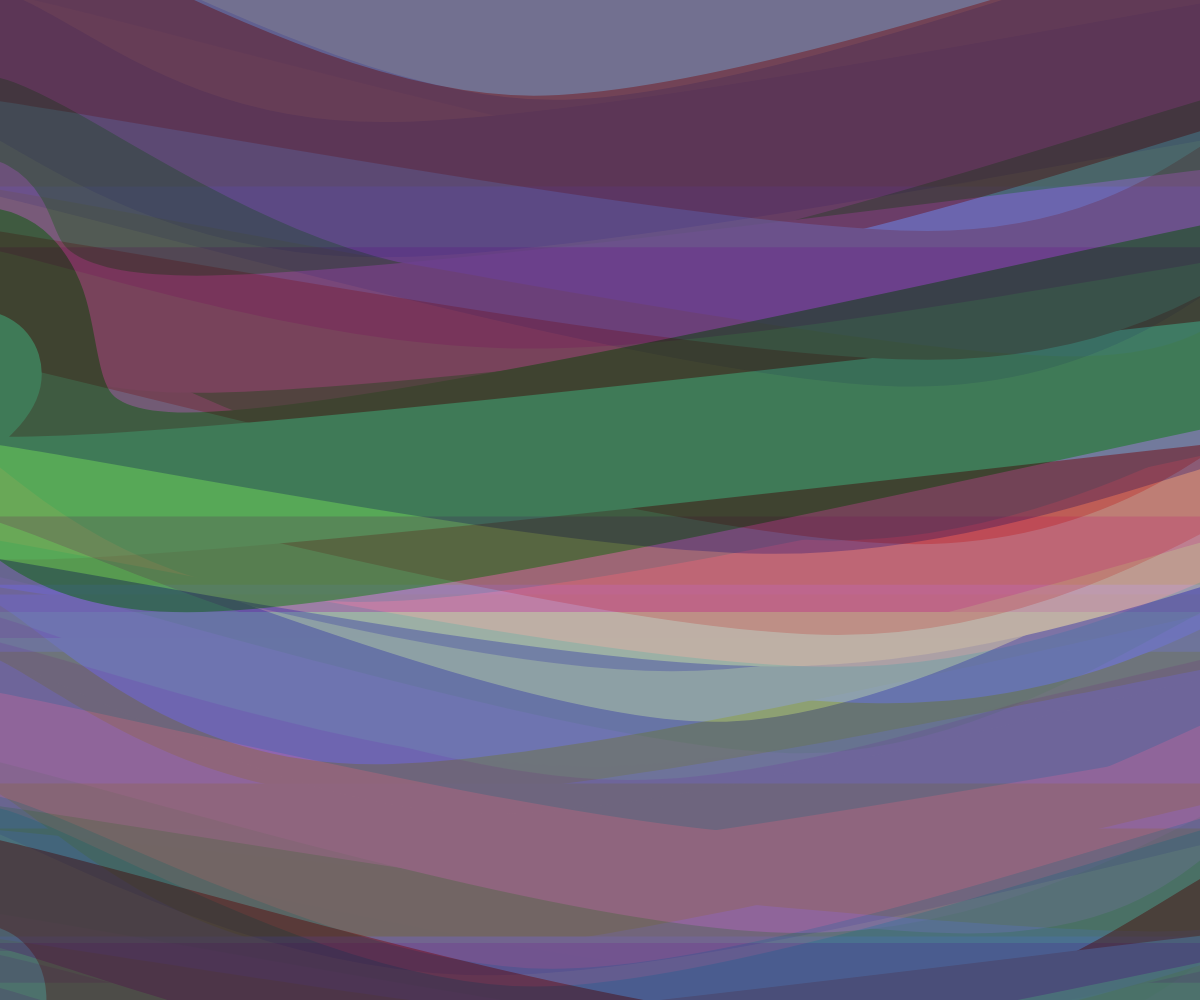
Frame 1 (no input)
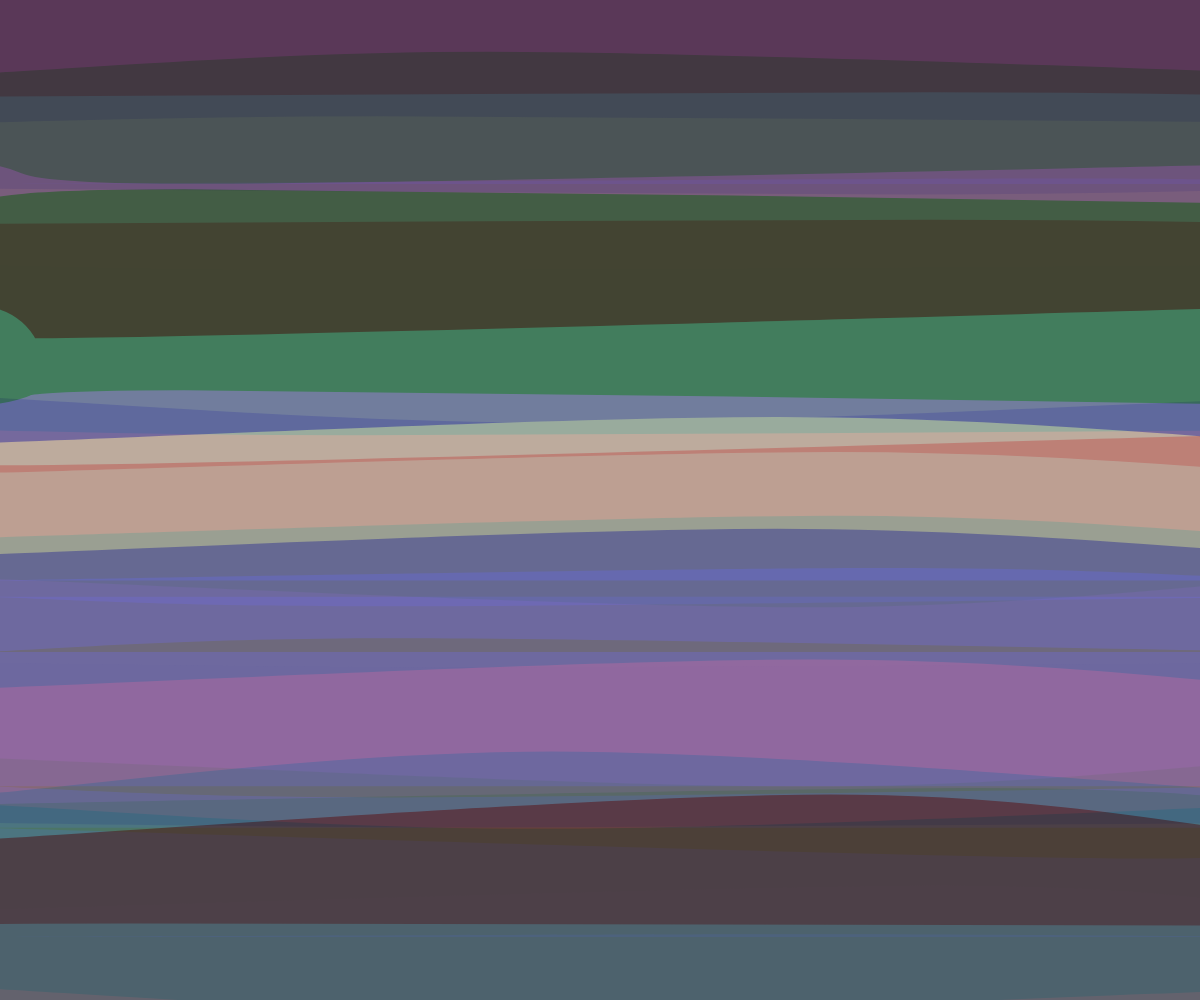
Frame 60 (no input)
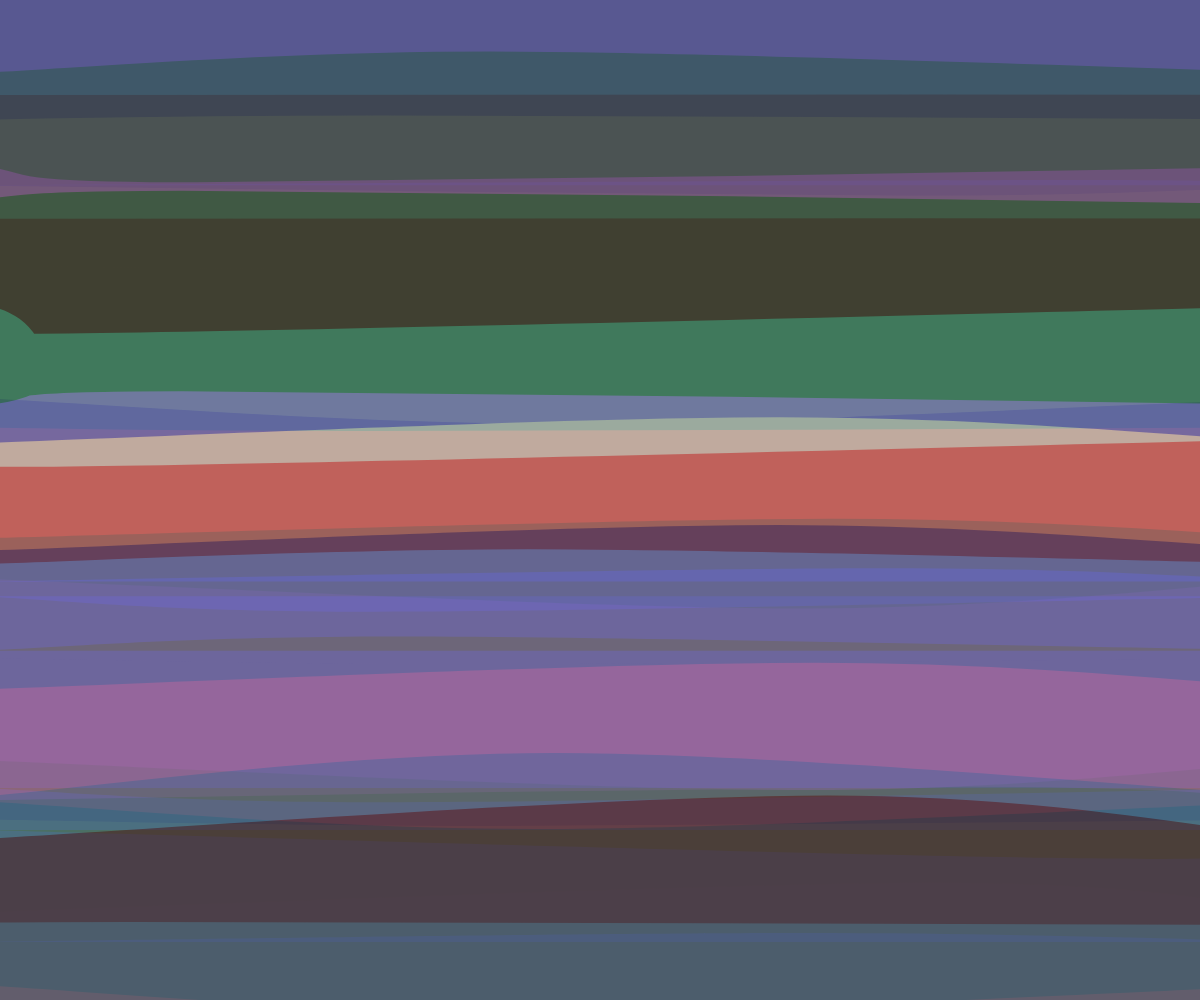
Frame 120 (the mouse pressed at the canvas centre since frame 60)

The p5.js sketch that drew these frames (run headless with seeded random() and noise() and a simulated clock; from frame 60 on, the mouse is pressed at the canvas centre):

// p5.js sketch
// ── sketch.js
let bst = [], bxbeg = [], bybeg = [], bxmid = [], bymid = [], bxend = [], byend = [], gst = [], gxbeg = [], gybeg = [], gxmid = [], gymid = [], gxend = [], gyend = [], rst = [], rxbeg = [], rybeg = [], rxmid = [], rymid = [], rxend = [], ryend = [], cst = [], cxbeg = [], cybeg = [], cxmid = [], cymid = [], cxend = [], cyend = [], yst = [], yxbeg = [], yybeg = [], yxmid = [], yymid = [], yxend = [], yyend = [], mst = [], mxbeg = [], mybeg = [], mxmid = [], mymid = [], mxend = [], myend = [], alpha = [];

var num, flux, bend;

function setup() {
createCanvas(windowWidth, windowHeight);
  num = int(random(width/200,width/150));
  flux = 0.5
  bend = random(num/3, num);
 cset();
  mset();
  yset();
  bset();
  gset();
  rset();
  print(bend);
}

function draw() {
background(255);

  mage();
   blendMode(MULTIPLY);
  cya();
  yell();
  blu();
  blendMode(MULTIPLY);
  gre();
  re();
blendMode(BLEND);
  

 
}

function gset(){

  ggraphics = createGraphics(windowWidth, windowHeight);
   ggraphics.blendMode(BLEND);
  jita = flux;
   jit = random(100);
  for (i = 0; i<num; i++){
  gst[i] = random((height/10), (height/10)+100);
         gxbeg[i] = -20
  gybeg[i] = random(height);
  gxmid[i] = random(width);
  gymid[i] = gybeg[i] + random(-num,num)+gst[i];
  gxend[i] = width+100;
gyend[i] = gybeg[i]+random(-50,50);
  }

  range = 120;
  
j =0;
  
  for (i = 0; i<60; i++){
    alpha[i] = random(range, 255);
  }


}

function rset(){

   rgraphics = createGraphics(windowWidth, windowHeight);
   rgraphics.blendMode(BLEND);
  jita = flux;
   jit = random(10);
  for (i = 0; i<num; i++){
  rst[i] = random((height/10), (height/10)+100);
         rxbeg[i] = -20
  rybeg[i] = random(height);
  rxmid[i] = random(width);
  rymid[i] = rybeg[i] + random(-num,num)+rst[i];
  rxend[i] = width+100;
ryend[i] = height/2+random(-50,50);
  }

  range = 120;
  
j =0;
  
  for (i = 0; i<60; i++){
    alpha[i] = random(range, 255);
  }


}

function mset(){

  
   mgraphics = createGraphics(windowWidth, windowHeight);
   mgraphics.blendMode(BLEND);
  jita = flux;
   jit = random(100);
  for (i = 0; i<num; i++){
    
    //mst = stroke for magenta
  mst[i] = random((height/10), (height/10)+100);
         mxbeg[i] = -20
  mybeg[i] = random(height);
  mxmid[i] = width/2+random(-jit,jit);
  mymid[i] = mybeg[i] + random(-num,num)+mst[i];
  mxend[i] = width+100;
myend[i] = mybeg[i]+random(-50,50);;
  }

  range = 120;
  
j =0;
  
  for (i = 0; i<60; i++){
    alpha[i] = random(range, 255);
  }

}

function bset(){

  bgraphics = createGraphics(windowWidth, windowHeight);
   bgraphics.blendMode(BLEND);
  jita = flux;
   jit = random(10);
  for (i = 0; i<num; i++){
  bst[i] = random((height/10), (height/10)+100);
         bxbeg[i] = -20
  bybeg[i] = random(height);
  bxmid[i] = random(width);
  bymid[i] = bybeg[i] + random(-num,num)+bst[i];
  bxend[i] = width+100;
byend[i] = bybeg[i]+random(-50,50);
  }

  range = 120;
  
j =0;
  
  for (i = 0; i<60; i++){
    alpha[i] = random(range, 255);
  }

}


function yset(){

  
   ygraphics = createGraphics(windowWidth, windowHeight);
   ygraphics.blendMode(BLEND);
  jita = flux;
   jit = random(10);
  for (i = 0; i<num; i++){
  yst[i] = random((height/10), (height/10)+100);
         yxbeg[i] = -20
  yybeg[i] = random(height);
  yxmid[i] = random(width);
  yymid[i] = yybeg[i] + random(-num,num)+yst[i];
  yxend[i] = width+100;
yyend[i] = yybeg[i]+random(-50,50);;
  }

  range = 120;
  
j =0;
  
  for (i = 0; i<60; i++){
    alpha[i] = random(range, 255);
  }

}


function cset(){
  
   cgraphics = createGraphics(windowWidth, windowHeight);
   cgraphics.blendMode(BLEND);
  jita = flux;
   jit = random(10);
  for (i = 0; i<num; i++){
  cst[i] = random((height/10), (height/10)+100);
         cxbeg[i] = -20
  cybeg[i] = random(height);
  cxmid[i] = random(width);
  cymid[i] = cybeg[i] + random(-num,num)+cst[i];
  cxend[i] = width+100;
cyend[i] = cybeg[i]+random(-50,50);
  }

  range = 120;
  
j =0;
  
  for (i = 0; i<60; i++){
    alpha[i] = random(range, 255);
  }


}

function cya(){
    jita = flux;
  //frameRate(1);
    cgraphics.blendMode(BLEND);

// wig1();
// wig2();
 // wig3();

  
  for (i = 30; i<40; i++){
d = alpha[i];    
       alpha[i] += random(-jita,jita);
     if (alpha[i] <= 5 || alpha [i] >= 255){
      alpha[i] = random(range, 255);
    }
  }
  cgraphics.fill(alpha[30], 255, 255);
  cgraphics.noStroke();
 cgraphics.rect(-100, -100, width * 2, height * 2);
cgraphics.noFill();

   for (i=0; i<num; i++){
cst[i] += random(-jita,jita);
   if (cst[i] <= 5 || cst[i] >= height/2){
    cst[i] = height/10;
   }
      cgraphics.stroke(alpha[i+31], 255, 255);
   cgraphics.strokeWeight(cst[i]);
 cgraphics.beginShape();
 cgraphics.curveVertex(cxbeg[i], cybeg[i]);
 cgraphics.curveVertex(cxbeg[i], cybeg[i]);
 cgraphics.curveVertex(cxmid[i], cymid[i]);
   cgraphics.curveVertex(cxend[i], cybeg[i]);
    cgraphics.curveVertex(cxend[i], cybeg[i]);
   cgraphics.endShape();
  }
   
     j++
  j = 0;
   image(cgraphics, 0,0,width,height);
     
     for (i=0; i<num; i++){
       
       cybeg[i] += random(-jita,jita);
  cymid[i] += random(-jita,jita);
 cxmid[i] += random(-jita,jita);
  cyend[i] += random(-jita,jita);
  
   if (cybeg[i] <= 0 || cybeg[i] >= height){
    cybeg[i] = height/2+random(-50,50);
  }
  
 if (cymid[i] <= 0 || cymid[i] >= height|| cymid[i] <= cybeg[i] - (cst[i]/bend) || cymid[i] >= cybeg[i] + (cst[i])/bend){
    cymid[i] = cybeg[i] + random(-cst[i]/bend,cst[i]/bend);
  }
  
   if (cxmid[i] <= 0 || cxmid[i] >= width){
    cxmid[i] = width/2+random(-50,50);
  }
  if (cyend[i] <= 0 || cyend[i] >= width){
    cyend[i] = height/2+random(-50,50);
  }
     }
}

function gre(){
   jita = flux;
  //frameRate(1);
    ggraphics.blendMode(BLEND);

// wig1();
// wig2();
 // wig3();

  
  for (i = 10; i<20; i++){
d = alpha[i];    
       alpha[i] += random(-jita,jita);
     if (alpha[i] <= 5 || alpha [i] >= 255){
      alpha[i] = random(range, 255);
    }
  }
  ggraphics.fill(alpha[10], 255, alpha[10]);
  ggraphics.noStroke();
 ggraphics.rect(-100, -100, width * 2, height * 2);
ggraphics.noFill();

   for (i=0; i<num; i++){
gst[i] += random(-jita,jita);
   if (gst[i] <= 5 || gst[i] >= height/2){
    gst[i] = height/10;
   }
      ggraphics.stroke(alpha[i+11], 255, alpha[i+11]);
   ggraphics.strokeWeight(gst[i]);
 ggraphics.beginShape();
 ggraphics.curveVertex(gxbeg[i], gybeg[i]);
 ggraphics.curveVertex(gxbeg[i], gybeg[i]);
 ggraphics.curveVertex(gxmid[i], gymid[i]);
   ggraphics.curveVertex(gxend[i], gybeg[i]);
    ggraphics.curveVertex(gxend[i], gybeg[i]);
   ggraphics.endShape();
     
     gybeg[i] += random(-jita,jita);
  gymid[i] += random(-jita,jita);
 gxmid[i] += random(-jita,jita);
  gyend[i] += random(-jita,jita);
  
   if (gybeg[i] <= 0 || gybeg[i] >= height){
    gybeg[i] = height/2+random(-50,50);
  }
  
 if (gymid[i] <= 0 || gymid[i] >= height|| gymid[i] <= gybeg[i] - (gst[i]/bend) || gymid[i] >= gybeg[i] + (gst[i])/bend){
    gymid[i] = gybeg[i] + random(-gst[i]/bend, gst[i]/bend);
  }
  
   if (gxmid[i] <= 0 || gxmid[i] >= width){
    gxmid[i] = width/2+random(-50,50);
  }
  if (gyend[i] <= 0 || gyend[i] >= width){
    gyend[i] = height/2+random(-50,50);
  }
     
     
  }
   
     j++
  j = 0;
   image(ggraphics, 0,0,width,height);
     
   
}

function re(){
     jita = flux;
  //frameRate(1);
    rgraphics.blendMode(BLEND);

// wig1();
// wig2();
 // wig3();

  
  for (i = 20; i<30; i++){
d = alpha[i];    
       alpha[i] += random(-jita,jita);
     if (alpha[i] <= 5 || alpha [i] >= 255){
      alpha[i] = random(range, 255);
    }
  }
  rgraphics.fill(255, alpha[20], alpha[20]);
  rgraphics.noStroke();
 rgraphics.rect(-100, -100, width * 2, height * 2);
rgraphics.noFill();

   for (i=0; i<num; i++){
rst[i] += random(-jita,jita);
   if (rst[i] <= 5 || rst[i] >= height/2){
    rst[i] = height/10;
   }
      rgraphics.stroke(255, alpha[i+21], alpha[i+21]);
   rgraphics.strokeWeight(rst[i]);
 rgraphics.beginShape();
 rgraphics.curveVertex(rxbeg[i], rybeg[i]);
 rgraphics.curveVertex(rxbeg[i], rybeg[i]);
 rgraphics.curveVertex(rxmid[i], rymid[i]);
   rgraphics.curveVertex(rxend[i], rybeg[i]);
    rgraphics.curveVertex(rxend[i], rybeg[i]);
   rgraphics.endShape();
     
     rybeg[i] += random(-jita,jita);
  rymid[i] += random(-jita,jita);
 rxmid[i] += random(-jita,jita);
  ryend[i] += random(-jita,jita);
  
   if (rybeg[i] <= 0 || rybeg[i] >= height){
    rybeg[i] = height/2+random(-50,50);
  }
  
 if (rymid[i] <= 0 || rymid[i] >= height|| rymid[i] <= rybeg[i] - (rst[i]/bend) || rymid[i] >= rybeg[i] + (rst[i])/bend){
    rymid[i] = rybeg[i] + random(-rst[i]/bend,rst[i]/bend);
  }
  
   if (rxmid[i] <= 0 || rxmid[i] >= width){
    rxmid[i] = width/2+random(-50,50);
  }
  if (ryend[i] <= 0 || ryend[i] >= width){
    ryend[i] = rybeg[i]+random(-50,50);
  }
  }
   
     j++
  j = 0;
   image(rgraphics, 0,0,width,height);
     
 
}

function blu(){
   jita = flux;
  //frameRate(1);
    bgraphics.blendMode(BLEND);

// wig1();
// wig2();
 // wig3();

  
  for (i = 0; i<10; i++){
d = alpha[i];    
       alpha[i] += random(-jita,jita);
     if (alpha[i] <= 5 || alpha [i] >= 255){
      alpha[i] = random(range, 255);
    }
  }
  bgraphics.fill(alpha[0], alpha[0], 255);
  bgraphics.noStroke();
 bgraphics.rect(-100, -100, width * 2, height * 2);
bgraphics.noFill();

   for (i=0; i<num; i++){
bst[i] += random(-jita,jita);
   if (bst[i] <= 5 || bst[i] >= height/2){
    bst[i] = height/10;
   }
      bgraphics.stroke(alpha[i+1], alpha[i+1], 255);
   bgraphics.strokeWeight(bst[i]);
 bgraphics.beginShape();
 bgraphics.curveVertex(int(bxbeg[i]), bybeg[i]);
 bgraphics.curveVertex(bxbeg[i], bybeg[i]);
 bgraphics.curveVertex(bxmid[i], bymid[i]);
   bgraphics.curveVertex(bxend[i], bybeg[i]);
    bgraphics.curveVertex(bxend[i], bybeg[i]);
   bgraphics.endShape();
     bybeg[i] += random(-jita,jita);
  bymid[i] += random(-jita,jita);
 bxmid[i] += random(-jita,jita);
  byend[i] += random(-jita,jita);
  
   if (bybeg[i] <= 0 || bybeg[i] >= height){
    bybeg[i] = height/2+random(-50,50);
  }
  
 if (bymid[i] <= 0 || bymid[i] >= height|| bymid[i] <= bybeg[i] - (bst[i]/bend) || bymid[i] >= bybeg[i] + (bst[i])/bend){
    bymid[i] = bybeg[i] + random(-bst[i]/bend,bst[i]/bend);
  }
  
   if (bxmid[i] <= 0 || bxmid[i] >= width){
    bxmid[i] = width/2+random(-50,50);
  }
  if (byend[i] <= 0 || byend[i] >= width){
    byend[i] = height/2+random(-50,50);
  }
  }
   
     j++
  j = 0;
   image(bgraphics, 0,0,width,height);
     

   
}

function yell(){
    jita = flux;
  //frameRate(1);
    ygraphics.blendMode(BLEND);

// wig1();
// wig2();
 // wig3();

  
  for (i = 40; i<50; i++){
d = alpha[i];    
       alpha[i] += random(-jita,jita);
     if (alpha[i] <= 5 || alpha [i] >= 255){
      alpha[i] = random(range, 255);
    }
  }
  ygraphics.fill(255, 255, alpha[40]);
  ygraphics.noStroke();
 ygraphics.rect(-100, -100, width * 2, height * 2);
ygraphics.noFill();

   for (i=0; i<num; i++){
yst[i] += random(-jita,jita);
   if (yst[i] <= 5 || yst[i] >= height/2){
    yst[i] = height/10;
   }
  ygraphics.fill(255, 255, alpha[i+41]);
   ygraphics.strokeWeight(yst[i]);
 ygraphics.beginShape();
 ygraphics.curveVertex(yxbeg[i], yybeg[i]);
 ygraphics.curveVertex(yxbeg[i], yybeg[i]);
 ygraphics.curveVertex(yxmid[i], yymid[i]);
   ygraphics.curveVertex(yxend[i], yybeg[i]);
    ygraphics.curveVertex(yxend[i], yybeg[i]);
   ygraphics.endShape();
  }
   
     j++
  j = 0;
   image(ygraphics, 0,0,width,height);
     
     for (i=0; i<num; i++){
       
       yybeg[i] += random(-jita,jita);
  yymid[i] += random(-jita,jita);
 yxmid[i] += random(-jita,jita);
  yyend[i] += random(-jita,jita);
  
   if (yybeg[i] <= 0 || yybeg[i] >= height){
    yybeg[i] = height/2+random(-50,50);
  }
  
 if (yymid[i] <= 0 || yymid[i] >= height|| yymid[i] <= yybeg[i] - (yst[i]/bend) || yymid[i] >= yybeg[i] + (yst[i])/bend){
    yymid[i] = yybeg[i] + random(-yst[i]/bend,yst[i]/bend);
  }
  
   if (yxmid[i] <= 0 || yxmid[i] >= width){
    yxmid[i] = width/2+random(-50,50);
  }
  if (yyend[i] <= 0 || yyend[i] >= width){
    yyend[i] = height/2+random(-50,50);
  }
     }
}


function mage(){
    jita = flux;
  //frameRate(1);
    mgraphics.blendMode(BLEND);

// wig1();
// wig2();
 // wig3();

  
  for (i = 50; i<60; i++){
d = alpha[i];    
       alpha[i] += random(-jita,jita);
     if (alpha[i] <= 5 || alpha [i] >= 255){
      alpha[i] = random(range, 255);
    }
  }
  mgraphics.fill(255, alpha[40], 255);
  mgraphics.noStroke();
 mgraphics.rect(-100, -100, width * 2, height * 2);
mgraphics.noFill();

   for (i=0; i<num; i++){
mst[i] += random(-jita,jita);
   if (mst[i] <= 5 || mst[i] >= height/2){
    mst[i] = height/10;
   }
  mgraphics.fill(255, alpha[i+41], 255);
   mgraphics.strokeWeight(mst[i]);
 mgraphics.beginShape();
 mgraphics.curveVertex(mxbeg[i], mybeg[i]);
 mgraphics.curveVertex(mxbeg[i], mybeg[i]);
 mgraphics.curveVertex(mxmid[i], mymid[i]);
   mgraphics.curveVertex(mxend[i], mybeg[i]);
    mgraphics.curveVertex(mxend[i], mybeg[i]);
   mgraphics.endShape();
     
       mybeg[i] += random(-jita,jita);
  mymid[i] += random(-jita,jita);
 mxmid[i] += random(-jita,jita);
  myend[i] += random(-jita,jita);
  
   if (mybeg[i] <= 0 || mybeg[i] >= height){
    mybeg[i] = height/2+random(-50,50);
  }
  
 if (mymid[i] <= 0 || mymid[i] >= height|| mymid[i] <= mybeg[i] - (mst[i]/bend) || mymid[i] >= mybeg[i] + (mst[i])/bend){
    mymid[i] = mybeg[i] + random(-mst[i]/myend,mst[i]/bend);
  }
  
   if (mxmid[i] <= 0 || mxmid[i] >= width){
    mxmid[i] = random(width);
  }
  if (myend[i] <= 0 || myend[i] >= width){
    myend[i] = height/2+random(-50,50);
  }
  }
   
     j++
  j = 0;
   image(mgraphics, 0,0,width,height);
     
  
}

function bebop(){
  
  
}

function touchStarted() {
  let fs = fullscreen;

  fullscreen(fs);
  noCursor();
  draw();
}
function windowResized() {
  resizeCanvas(displayWidth, displayHeight);
}
